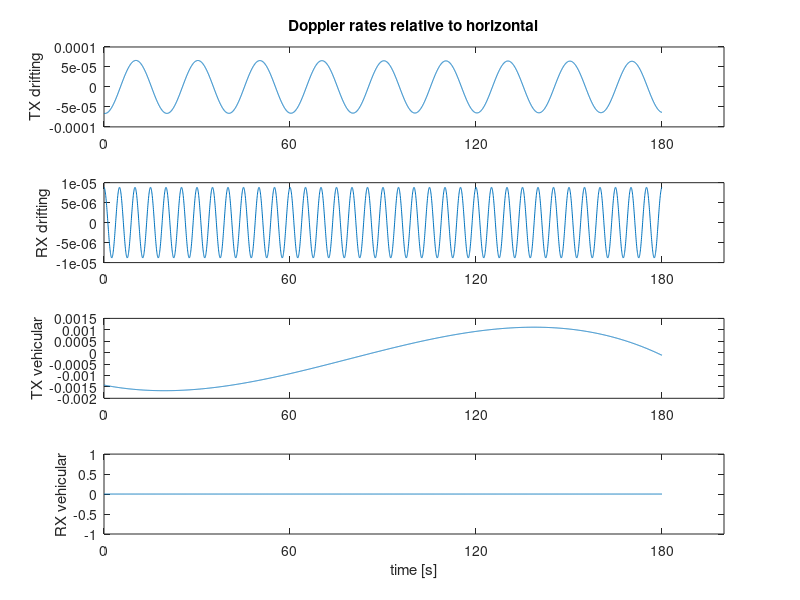
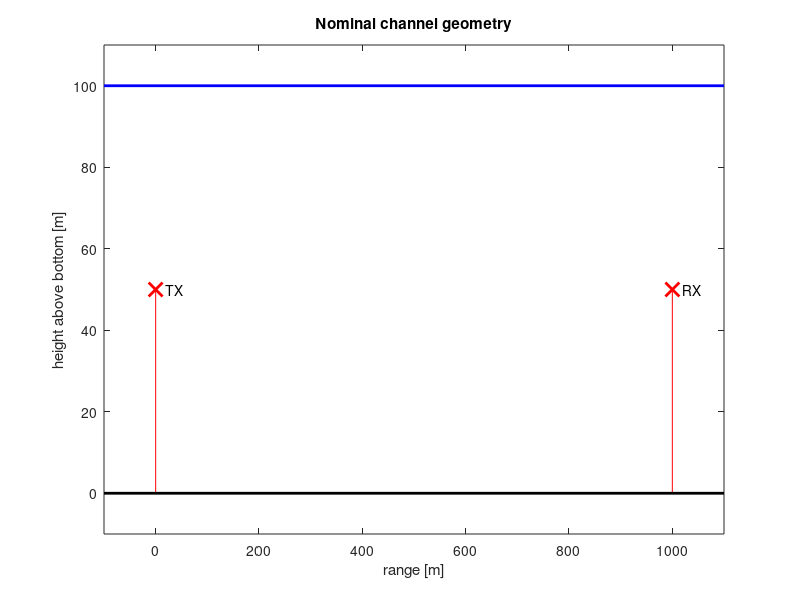

These charts were generated, in order, by the following MATLAB code: (Note: this script raises an error after producing the figures.)
% This code reads the channel parameters and writes them in data 
% files [file_name].prm and [file_name].dop which will be used 
% by the main simulator code channel_simulator.
%
% Change the following channel parameters by updating this code. 
% Alternatively, you can directly update the .prm and .dop data 
% files via a text editing software.
% 
% file_name: data file name
% h0: surface height (depth) [m]
% ht0: TX height [m]
% hr0: RX height [m]
% d0: channel distance [m]
% k: spreading factor
% c: speed of sound in water [m/s]
% c2: speed of sound in bottom [m/s] (>1500 for hard, < 1500 for soft)
% cut: do not consider arrivals whose strength is below that of direct arrival divided by cut
% fmin: minimum frequency [Hz]
% B: bandwidth [Hz]
% df: frequency resolution [Hz]
% dt: time resolution [seconds] 
% T_SS: coherence time of the Small-Scale (S-S) variations [seconds]
% sig2s: variance of S-S surface variations 
% sig2b: variance of S-S bottom variations 
% B_delp: 3-dB width of the p.s.d. of intra-path delays (assumed constant for all paths)
% Sp: number of intra-paths (assumed constant for all paths)
% mu_p: mean of intra-path amplitudes (assumed constant for all paths)
% nu_p: variance of intra-path amplitudes (assumed constant for all paths)
% T_tot: total duration of the simulated signal [seconds]
% h_bnd: range of surface height variation (Large-Scale (L-S) realizations are limited to h+h_band)
% ht_bnd: range of transmitter height variation
% hr_bnd: range of receiver height variation
% d_bnd: range of channel distance variation
% sig_h: standard deviation of L-S variations of surface height 
% sig_ht: standard deviation of L-S variations of transmitter height 
% sig_hr: standard deviation of L-S variations of receiver height 
% sig_d: standard deviation of L-S variations of distance height 
% a_AR: AR parameter for generating L-S variations (constant for variables h, ht, hr, d) 
% method: Large-Scale (L-S) & Small-Scale (S-S) Simulation Methods:
% vtd: TX drifting speed
% theta_td: TX drifting angle
% vrd: RX drifting speed
% theta_rd: RX drifting angle
% vtv: TX vehicular speed
% theta_tv: TX vehicular angle
% vrv: RX vehicular speed
% theta_rv: RX vehicular angle 
% Aw: surface variation amplitude
% fw: surface variation frequency
%
% Author: Parastoo Qarabaqi, Northeastern University, 2013

clc, clear all, close all, format long;

%% Data file name: 
file_name= 'example_channel';

%% Deterministic channel geometry:

h0=100; % surface height (depth) [m]
ht0=50; % TX height [m]
hr0=50; % RX height [m]
d0=1000; % channel distance [m]

k=1.7; % spreading factor
c=1500; % speed of sound in water [m/s]
c2=1200; % speed of sound in bottom [m/s] (>1500 for hard, < 1500 for soft)
cut=20; % do not consider arrivals whose strength is below that of direct arrival divided by cut

fmin=10e3; % minimum frequency [Hz]
B=10e3; % bandwidth [Hz]

df=30; % frequency resolution [Hz], f_vec=fmin:df:fmax; 

dt= 50e-3; % time resolution [seconds] 
T_SS=60; % coherence time of the small-scale variations [seconds]

%% Small-Scale (S-S) parameters: 
sig2s= 1.125; % variance of S-S surface variations 
sig2b=sig2s/2; % variance of S-S bottom variations 
 
B_delp= 5e-4; % 3-dB width of the p.s.d. of intra-path delays (assumed constant for all paths)
Sp= 20; % number of intra-paths (assumed constant for all paths)
mu_p= .5/Sp; % mean of intra-path amplitudes (assumed constant for all paths)
nu_p= 1e-6; % variance of intra-path amplitudes (assumed constant for all paths)

%% Large-Scale (L-S) parameters:
T_tot= 3*T_SS; % total duration of the simulated signal [seconds]
t_tot_vec=(0:dt:T_tot); Lt_tot=length(t_tot_vec);

h_bnd=[-10 10]; % range of surface height variation (L-S realizations are limited to h+h_band)
ht_bnd=[-5 5]; % range of transmitter height variation
hr_bnd=[-5 5]; % range of receiver height variation
d_bnd=[-20 20]; % range of channel distance variation
sig_h=1; % standard deviation of L-S variations of surface height 
sig_ht=1; % standard deviation of L-S variations of transmitter height 
sig_hr=1; % standard deviation of L-S variations of receiver height 
sig_d=1; % standard deviation of L-S variations of distance height 
a_AR= .9; % AR parameter for generating L-S variations (constant for variables h, ht, hr, d) 

%% Large-Scale (L-S) & Small-Scale (S-S) Simulation Methods:
% 1)'sim_dir': SIMplified L-S model & DIRect S-S model
% 2)'sim_seq': SIMplified L-S model & Statistically EQuivalent S-S model
% 3)'bel_dir': BELlhop L-S model & DIRect S-S model
% 4)'bel_seq': BELlhop L-S model & Statistically EQuivalent S-S model
method='sim_dir'; 

%% Doppler: 
% All parameters can be entered as scalars or vectors of size(t_tot_vec).

% drifting: 
vtd= 0.1*cos((1/20)*(2*pi*t_tot_vec)-rand*2*pi); 
theta_td= linspace(rand*2*pi,rand*2*pi,length(t_tot_vec)); 

vrd= 0.02*cos((1/5)*(2*pi*t_tot_vec)); 
theta_rd= rand*2*pi; 

% vehicular: 
vtv= interp1([0:T_SS:T_tot], 1*randn(size([0:T_SS:T_tot])), t_tot_vec, 'spline');   
theta_tv= 0; 
vrv= 0;  
theta_rv= 0; 

% surface: 
Aw= .05; fw= .01; 

%% %%%%%%%%%%%%%%%%%%%%%%%%%%%%%%%%%%%%%%%%%%%%%%%%%%%%%%%%%%%%%%%%%%%%%%%%
% End of reading data. Start writing the data files: 
%%%%%%%%%%%%%%%%%%%%%%%%%%%%%%%%%%%%%%%%%%%%%%%%%%%%%%%%%%%%%%%%%%%%%%%%%%%

%% Write parameters on prm file: 
f1 = fopen([file_name, '.prm'], 'w');

fprintf(f1, '%f surface_height_(depth)_[m]\n', h0); 
fprintf(f1, '%f TX_height_[m]\n', ht0); 
fprintf(f1, '%f RX_height_[m]\n', hr0); 
fprintf(f1, '%f channel_distance_[m]\n', d0); 

fprintf(f1, '%f spreading_factor\n', k); 
fprintf(f1, '%f speed_of_sound_in_water_[m/s]\n', c); 
fprintf(f1, '%f speed_of_sound_in_bottom_[m/s]\n', c2); 
fprintf(f1, '%f minimum_relative_path_strength\n', cut); 

fprintf(f1, '%f minimum_frequency_[Hz]\n', fmin); 
fprintf(f1, '%f bandwidth_[Hz]\n', B); 
fprintf(f1, '%f frequency_resolution_[Hz]\n', df); 
fprintf(f1, '%f time_resolution_[seconds]\n', dt); 
fprintf(f1, '%f coherence_time_of_the_small-scale_variations_[seconds]\n', T_SS); 

fprintf(f1, '%f variance_of_S_S_surface_variations_[m^2]\n', sig2s); 
fprintf(f1, '%f variance_of_S_S_bottom_variations_[m^2]\n', sig2b); 
fprintf(f1, '%f 3-dB_width_of_the_p.s.d._of_intra-path_delays_[Hz]\n', B_delp); 
fprintf(f1, '%d number_of_intra-paths\n', Sp); 
fprintf(f1, '%f mean_of_intra-path_amplitudes\n', mu_p); 
fprintf(f1, '%f variance_of_intra-path_amplitudes\n', nu_p); 

fprintf(f1, '%f total_duration_of_the_simulated_signal_[seconds]\n', T_tot); 
fprintf(f1, '%f min_of_surface_height\n', h_bnd(1));
fprintf(f1, '%f max_of_surface_height\n', h_bnd(2));
fprintf(f1, '%f min_of_transmitter_height\n', ht_bnd(1));
fprintf(f1, '%f max_of_transmitter_height\n', ht_bnd(2));
fprintf(f1, '%f min_of_receiver_height\n', hr_bnd(1));
fprintf(f1, '%f max_of_receiver_height\n', hr_bnd(2));
fprintf(f1, '%f min_of_channel_distance\n', d_bnd(1));
fprintf(f1, '%f max_of_channel_distance\n', d_bnd(2));

fprintf(f1, '%f L_S_standard_deviation_of_surface_height_[m]\n', sig_h); 
fprintf(f1, '%f L_S_standard_deviation_of_transmitter_height_[m]\n', sig_ht); 
fprintf(f1, '%f L_S_standard_deviation_of_receiver_height_[m]\n', sig_hr); 
fprintf(f1, '%d L_S_standard_deviation_of_receiver_height_[m]\n', sig_d); 
fprintf(f1, '%f AR_parameter_for_generating_L_S_variations\n', a_AR); 

switch method
    case {'sim_dir', 1}, fprintf(f1, '1 method\n');
    case {'sim_seq', 2}, fprintf(f1, '2 method\n');
    case {'bel_dir', 3}, fprintf(f1, '3 method\n');
    case {'bel_seq', 4}, fprintf(f1, '4 method\n');        
end

fclose(f1);

%% form Doppler matrix: 
Dopp_mat= zeros(Lt_tot, 10);
if length(vtd)==1; Dopp_mat(:,1)= repmat(vtd, Lt_tot, 1); 
else Dopp_mat(:,1)= vtd.';
end
if length(theta_td)==1; Dopp_mat(:,2)= repmat(theta_td, Lt_tot, 1); 
else Dopp_mat(:,2)= theta_td.';
end
if length(vrd)==1; Dopp_mat(:,3)= repmat(vrd, Lt_tot, 1); 
else Dopp_mat(:,3)= vrd.';
end
if length(theta_rd)==1; Dopp_mat(:,4)= repmat(theta_rd, Lt_tot, 1); 
else Dopp_mat(:,4)= theta_rd.';
end
if length(vtv)==1; Dopp_mat(:,5)= repmat(vtv, Lt_tot, 1); 
else Dopp_mat(:,5)= vtv.';
end
if length(theta_tv)==1; Dopp_mat(:,6)= repmat(theta_tv, Lt_tot, 1); 
else Dopp_mat(:,6)= theta_tv.';
end
if length(vrv)==1; Dopp_mat(:,7)= repmat(vrv, Lt_tot, 1); 
else Dopp_mat(:,7)= vrv.';
end
if length(theta_rv)==1; Dopp_mat(:,8)= repmat(theta_rv, Lt_tot, 1); 
else Dopp_mat(:,8)= theta_rv.';
end
if length(Aw)==1; Dopp_mat(:,9)= repmat(Aw, Lt_tot, 1); 
else Dopp_mat(:,9)= Aw.';
end
if length(fw)==1; Dopp_mat(:,10)= repmat(fw, Lt_tot, 1); 
else Dopp_mat(:,10)= fw.';
end

%% Write Doppler rates on dop file: 
f2 = fopen([file_name, '.dop'], 'w');

fprintf(f2, '%f\n', reshape(Dopp_mat, 10*Lt_tot, 1)); 

fclose(f2);

%% %%%%%%%%%%%%%%%%%%%%%%%%%%%%%%%%%%%%%%%%%%%%%%%%%%%%%%%%%%%%%%%%%%%%%%%%
% Plotting the channel parameters:  
%%%%%%%%%%%%%%%%%%%%%%%%%%%%%%%%%%%%%%%%%%%%%%%%%%%%%%%%%%%%%%%%%%%%%%%%%%%

%% Plot the Doppler rates: 

% drifting:
figure; subplot(411); plot(t_tot_vec, (1/c)*Dopp_mat(:,1).*cos(Dopp_mat(:,2))); 
ylabel('TX drifting'), set(gca,'XTick', (0:T_SS:T_tot)), 
title('Doppler rates relative to horizontal')
subplot(412); plot(t_tot_vec, (1/c)*Dopp_mat(:,3).*cos(Dopp_mat(:,4))); 
ylabel('RX drifting'), set(gca,'XTick', (0:T_SS:T_tot)),

% vehicular:
subplot(413); plot(t_tot_vec, (1/c)*Dopp_mat(:,5).*cos(Dopp_mat(:,6))); 
ylabel('TX vehicular'), set(gca,'XTick', (0:T_SS:T_tot)), 
subplot(414); plot(t_tot_vec, (1/c)*Dopp_mat(:,7).*cos(Dopp_mat(:,8))); 
ylabel('RX vehicular'), set(gca,'XTick', (0:T_SS:T_tot)),
xlabel('time [s]')

%% Plot the nominal channel geometry: 

figure; 
plot([0,0], [0,ht0], 'r'), hold on,
plot(0,ht0, 'rx', 'linewidth', 2, 'markersize', 10), 
plot([d0,d0], [0,hr0], 'r'), 
plot(d0,hr0, 'rx', 'linewidth', 2, 'markersize', 10),
plot([-.1*d0, 1.1*d0], [0, 0], 'k', 'linewidth', 2),
plot([-.1*d0, 1.1*d0], [h0,h0], 'b', 'linewidth', 2),

axis([-.1*d0, 1.1*d0, -.1*h0, 1.1*h0]),
xlabel('range [m]'), ylabel('height above bottom [m]'),
text(.02*d0, ht0, 'TX'), text(1.02*d0, hr0, 'RX'), 
title('Nominal channel geometry')


%% save figures and data to personal files 

% choose your own file path 
file_path = "/Users/graceflores/Documents/MATLAB/ncmns_git/chimichanga/results/";


% save figures 
changed_parameter = name_changed_parameter(h0, ht0, hr0, d0, k, Sp);
save_figure(figure(1), "figure1", changed_parameter, file_path)
save_figure(figure(2), "figure2", changed_parameter, file_path)


%% run channel_simulator 

run("channel_simulator.m")
